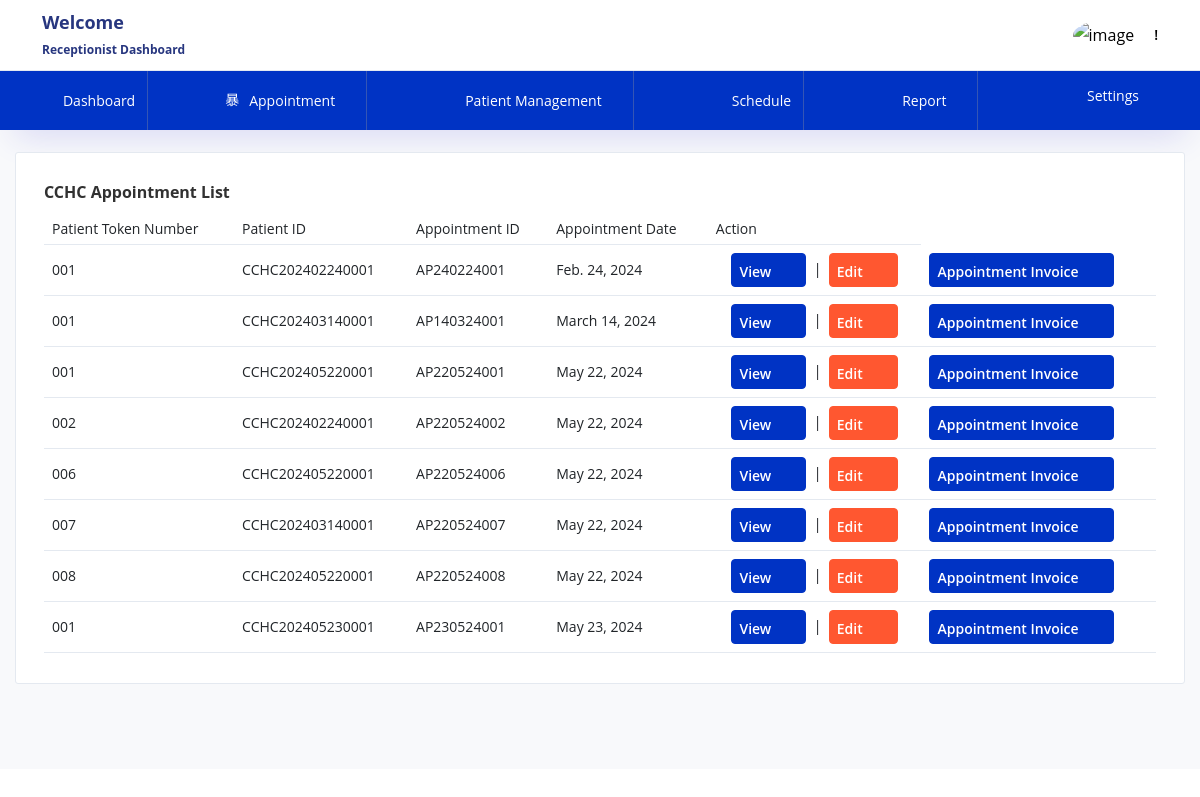
/receptionist/receptionist_appointmentList, run on an earlier commit of the app's database.
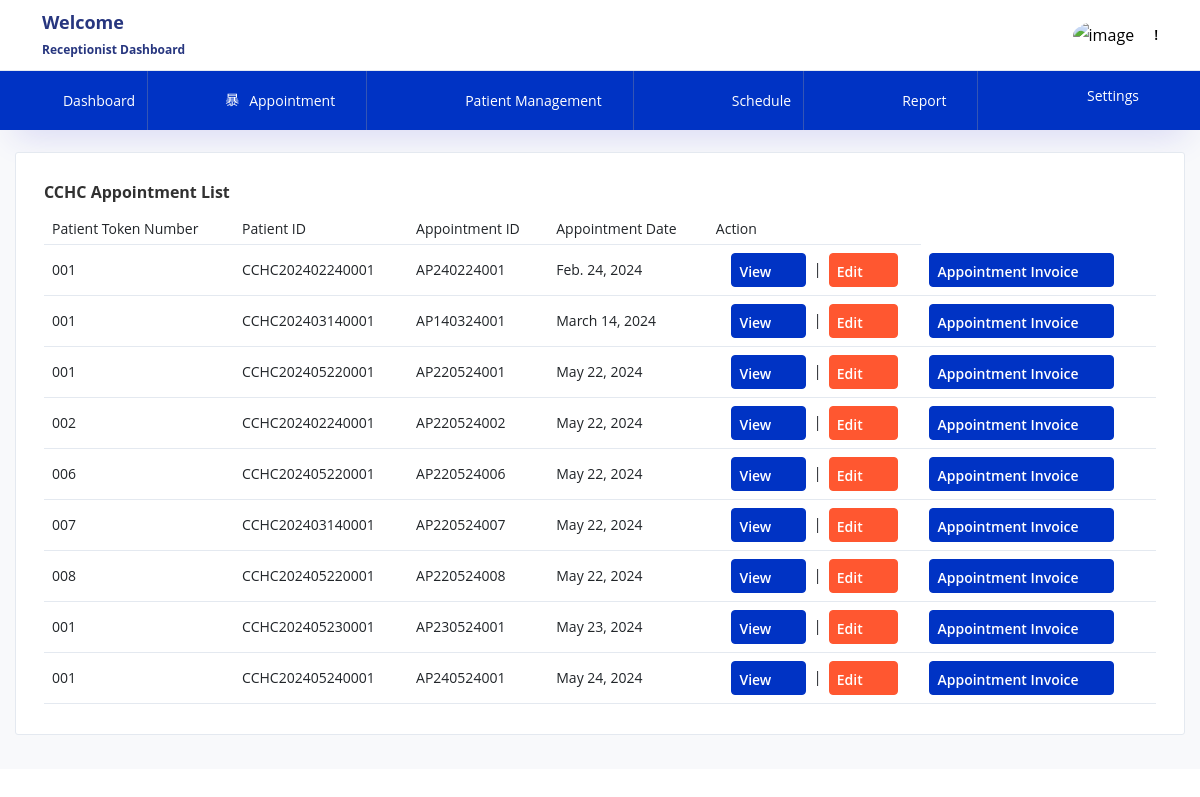
And on a later commit of the database.
### patient/models.py (models this page shows, shortened)
class Visit(models.Model):
    appointment_id = models.CharField(max_length=12, unique=True,primary_key=True)
    patient_id = models.ForeignKey('PatientPrimaryData', on_delete=models.CASCADE)
    visit_date = models.DateField()
    doctor_name = models.CharField(max_length=50)
    patient_type = models.CharField(max_length=20)
    doctor_fee = models.DecimalField(max_digits=10, decimal_places=2)
    gst = models.DecimalField(max_digits=10, decimal_places=2)
    discount = models.DecimalField(max_digits=10, decimal_places=2)
    subtotal = models.DecimalField(max_digits=10, decimal_places=2)
    total_amount = models.DecimalField(max_digits=10, decimal_places=2)
    today_date = models.DateField(auto_now_add=True)
    patient_token = models.CharField(max_length=6)

class PatientPrimaryData(models.Model):
    patient_id = models.CharField(max_length=16, unique=True)
    patient_name = models.CharField(max_length=100)
    patient_age = models.PositiveIntegerField()
    patient_dob = models.DateField()
    patient_gender = models.CharField(max_length=10)
    mobile_number = models.CharField(max_length=17)
    guardian_name = models.CharField(max_length=100)
    relationship = models.CharField(max_length=100)
    registration_date = models.DateField(default=timezone.now)
    state = models.CharField(max_length=100)
    district = models.CharField(max_length=100)
    address=models.TextField(max_length=250, default='')
    def __str__(self):
        return self.patient_id

### receptionist/views.py (the view)
# urls.py: path('receptionist_appointmentList',views.receptionist_appointmentList,name="receptionist_appointmentList"),
def receptionist_appointmentList(request):
    apd=Visit.objects.all()
    return render(request,'receptionist_appointmentList.html',{'apd':apd})

### templates/receptionist_appointmentList.html (shortened to what this page needs)
{% extends 'receptionist_base.html' %}
{% load static %}
{% block body %}
<div class="col-lg-12 stretch-card">
  <div class="card">
    <div class="card-body">
      <h4 class="card-title">CCHC Appointment List</h4>
      <div class="row">
        <div class="col-12">
          <div class="table-responsive">
            <table id="order-listing" class="table">
              <thead>
                <tr>
                  <th>Patient Token Number</th>
                  <th>Patient ID</th>
                  <th>Appointment ID</th>
                  <th>Appointment Date</th>
                  <th>Action</th>
                </tr>
              </thead>
              <tbody>
                {% for x in apd %}
                <tr>
                  <td>{{ x.patient_token }}</td>
                  <td>{{ x.patient_id }}</td>
                  <td>{{ x.appointment_id }}</td>
                  <td>{{ x.visit_date }}</td>
                  <td style="text-align:center;">
                    <a href="/receptionist/receptionist_patient_View_Edit/{{ x.patient_id }}/"
                       type="button" class="btn btn-primary btn-icon-text btn-sm">
                      View <i class="mdi mdi-file-check btn-icon-append"></i>
                    </a>
                    &nbsp;|&nbsp;
                    <a href="#"
                       onclick="openAppointmentWindow('{{ x.appointment_id }}'); return false;"
                       type="button" class="btn btn-warning btn-icon-text btn-sm">
                      Edit <i class="mdi mdi-file-check btn-icon-append"></i>
                    </a>
                  </td>
                  <td>
                    <a href="#"
                       onclick="openAppointmentWindow('{{ x.appointment_id }}'); return false;"
                       type="button" class="btn btn-primary btn-icon-text btn-sm"
                       target="_parent" rel="noopener noreferrer">
                      Appointment Invoice <i class="mdi mdi-file-check btn-icon-append"></i>
                    </a>
                  </td>
                </tr>
                {% endfor %}
              </tbody>
            </table>
          </div>
        </div>
      </div>
    </div>
  </div>
</div>
{% endblock %}

What changed in the data, as far as the page shows it:
added Visit: patient_token "001", patient_id "CCHC202405240001", appointment_id "AP240524001", visit_date "May 24, 2024"
